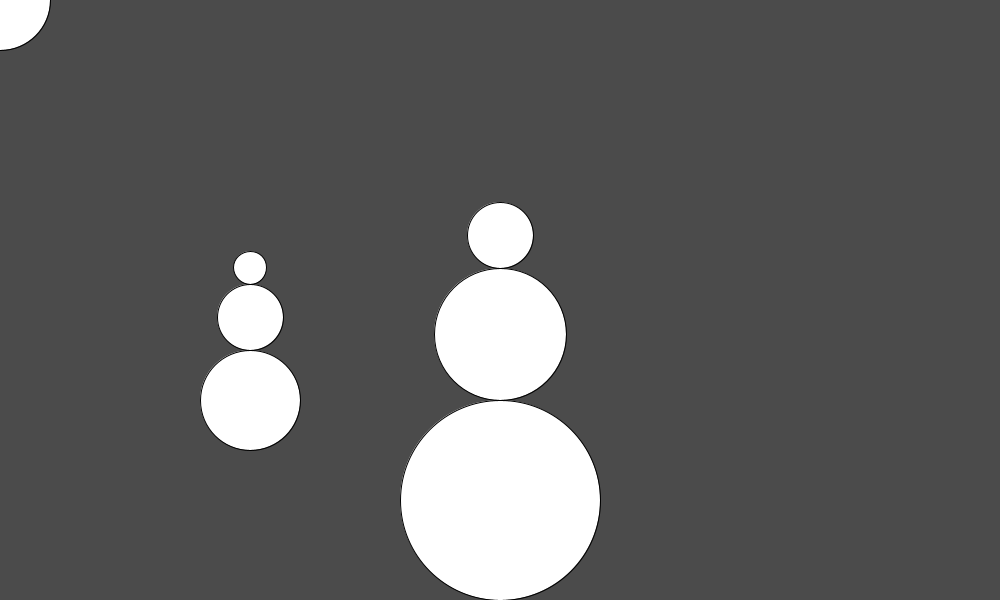
Frame 1 (no input)
Frame 60 (the mouse pressed at the canvas centre just before this capture): identical to frame 1, image omitted
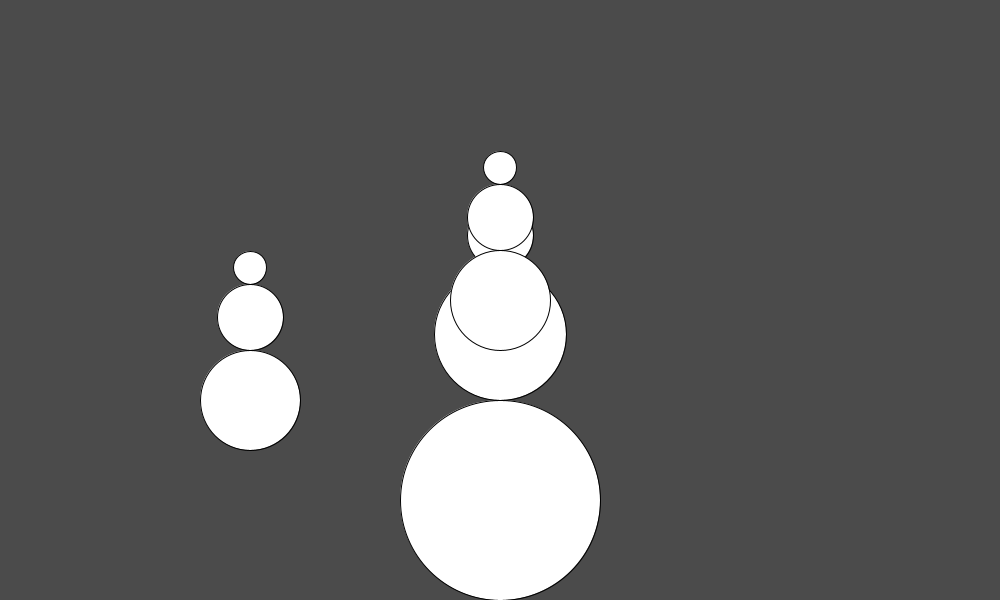
Frame 120 (the mouse held since frame 60 and released just before this capture)

The Processing sketch that drew these frames (run headless with seeded random() and noise(); from frame 60 on, the mouse is pressed at the canvas centre):

// Processing sketch: sketch_9_30_drawingfunctionpract
// ── sketch_9_30_drawingfunctionpract.pde
//Henry Wrede Black

//working with user functions

void setup() {
  size(1000, 600);
}

void draw() {
  background(75);
  snowman(width/2, height-100, 200);
  snowman(width/4, height-200, 100);
  snowman(mouseX, mouseY, 100);
}

void snowman(int x, int y, int d) {
  ellipseMode(CENTER);
  fill(255);

float d1 = d;
float d2 = d*0.66;
float d3 = d*0.33;

  ellipse(x, y, d1, d1);
  ellipse(x, y-(d1/2+d2/2), d2, d2);
  ellipse(x, y-(d1/2+d2+d3/2), d3, d3);
}
